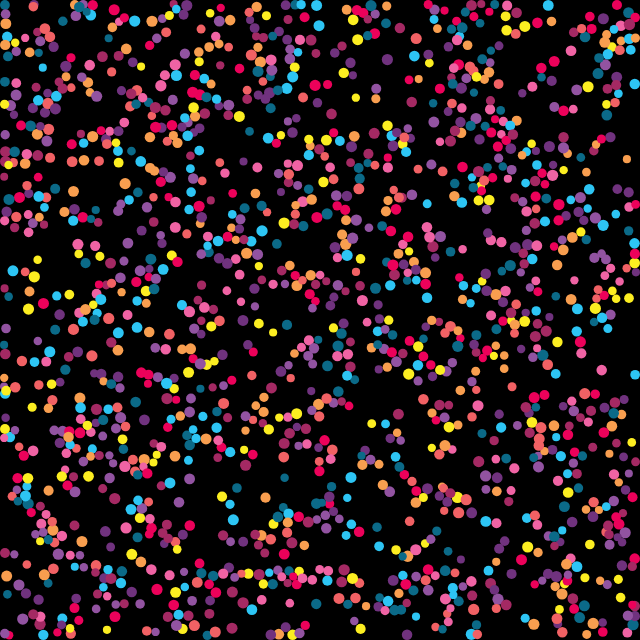
Frame 1 (no input)
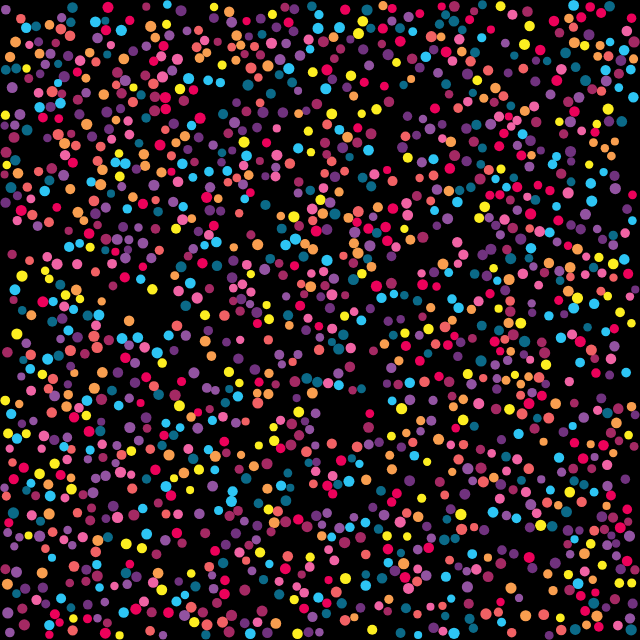
Frame 60 (no input)
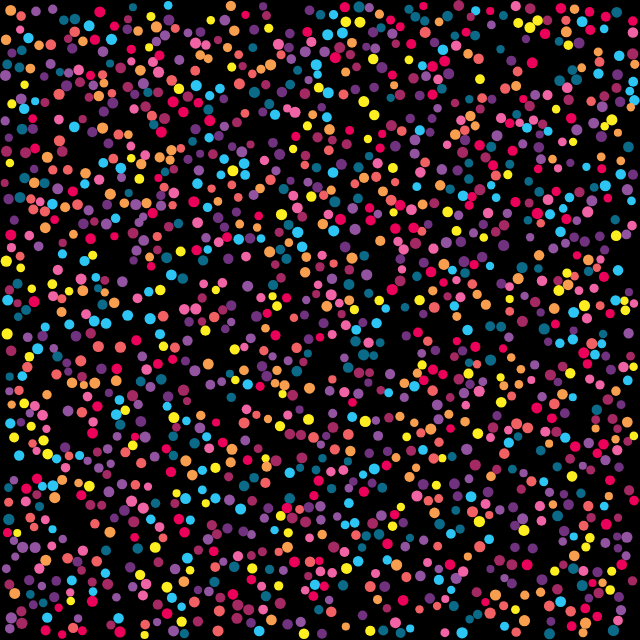
Frame 120 (the mouse pressed at the canvas centre since frame 60)

The p5.js sketch that drew these frames (run headless with seeded random() and noise() and a simulated clock; from frame 60 on, the mouse is pressed at the canvas centre):

// p5.js sketch
// ── sketch.js


let particles = [];

// Making sure pairs of particles are not checked twice
let checkedPairs = new Set();
let palette = [
  [11, 106, 136],
  [45, 197, 244],
  [112, 50, 126],
  [146, 83, 161],
  [164, 41, 99],
  [236, 1, 90],
  [240, 99, 164],
  [241, 97, 100],
  [248, 158, 79],
  [252, 238, 33],
];

function setup() {
  createCanvas(640, 640);
  for (let i = 0; i < 1500; i++) {
    let x = random(width);
    let y = random(height);
    let mass = random(4, 8);
    particles.push(new Particle(x, y, mass, i));
  }
}

function draw() {
  background(0);

  // Create a quadtree
  let boundary = new Rectangle(width / 2, height / 2, width, height);
  let qtree = new QuadTree(boundary, 4);
  checkedPairs.clear();

  // Insert all particles
  for (let particle of particles) {
    let point = new Point(particle.position.x, particle.position.y, particle);
    qtree.insert(point);
  }

  for (let i = 0; i < particles.length; i++) {
    let particleA = particles[i];
    let range = new Circle(
      particleA.position.x,
      particleA.position.y,
      particleA.r * 2
    );

    // Check only nearby particles based on quadtree
    let points = qtree.query(range);
    for (let point of points) {
      let particleB = point.userData;
      if (particleB !== particleA) {
        let idA = particleA.id;
        let idB = particleB.id;
        let pair = idA < idB ? `${idA},${idB}` : `${idB},${idA}`;
        if (!checkedPairs.has(pair)) {
          particleA.collide(particleB);
          checkedPairs.add(pair);
        }
      }
    }
  }

  for (let particle of particles) {
    particle.update();
    particle.edges();
    particle.show();
  }

  if (frameCount % 120 == 0) {
    console.log(frameRate());
  }
}

// ── particle.js


class Particle {
  constructor(x, y, mass, id) {
    this.position = createVector(x, y);
    this.velocity = p5.Vector.random2D();
    this.velocity.mult(random(0.1, 1));
    this.acceleration = createVector(0, 0);
    this.mass = mass;
    this.r = sqrt(this.mass) * 2;
    this.id = id;
    this.color = random(palette);
  }

  applyForce(force) {
    let f = force.copy();
    f.div(this.mass);
    this.acceleration.add(f);
  }

  // Method to update position
  update() {
    this.velocity.add(this.acceleration);
    this.position.add(this.velocity);
    this.acceleration.mult(0);
  }

  // Collision Detection and Resolution
  collide(other) {
    let impactVector = p5.Vector.sub(other.position, this.position);
    let d = impactVector.mag();
    if (d < this.r + other.r) {
      // Push the particles out so that they are not overlapping
      let overlap = d - (this.r + other.r);
      let dir = impactVector.copy();
      dir.setMag(overlap * 0.5);
      this.position.add(dir);
      other.position.sub(dir);

      // Correct the distance!
      d = this.r + other.r;
      impactVector.setMag(d);

      let mSum = this.mass + other.mass;
      let vDiff = p5.Vector.sub(other.velocity, this.velocity);
      // Particle A (this)
      let num = vDiff.dot(impactVector);
      let den = mSum * d * d;
      let deltaVA = impactVector.copy();
      deltaVA.mult((2 * other.mass * num) / den);
      this.velocity.add(deltaVA);
      // Particle B (other)
      let deltaVB = impactVector.copy();
      deltaVB.mult((-2 * this.mass * num) / den);
      other.velocity.add(deltaVB);
    }
  }

  // Bounce edges
  edges() {
    if (this.position.x > width - this.r) {
      this.position.x = width - this.r;
      this.velocity.x *= -1;
    } else if (this.position.x < this.r) {
      this.position.x = this.r;
      this.velocity.x *= -1;
    }

    if (this.position.y > height - this.r) {
      this.position.y = height - this.r;
      this.velocity.y *= -1;
    } else if (this.position.y < this.r) {
      this.position.y = this.r;
      this.velocity.y *= -1;
    }
  }

  // Method to display
  show() {
    noStroke();
    fill(this.color);
    circle(this.position.x, this.position.y, this.r * 2);
  }
}

// ── quadtree.js


class Point {
  constructor(x, y, userData) {
    this.x = x;
    this.y = y;
    this.userData = userData;
  }
}

class Rectangle {
  constructor(x, y, w, h) {
    this.x = x;
    this.y = y;
    this.w = w;
    this.h = h;
  }

  contains(point) {
    return (
      point.x >= this.x - this.w &&
      point.x <= this.x + this.w &&
      point.y >= this.y - this.h &&
      point.y <= this.y + this.h
    );
  }

  intersects(range) {
    return !(
      range.x - range.w > this.x + this.w ||
      range.x + range.w < this.x - this.w ||
      range.y - range.h > this.y + this.h ||
      range.y + range.h < this.y - this.h
    );
  }
}

// circle class for a circle shaped query
class Circle {
  constructor(x, y, r) {
    this.x = x;
    this.y = y;
    this.r = r;
    this.rSquared = this.r * this.r;
  }

  contains(point) {
    // check if the point is in the circle by checking if the euclidean distance of
    // the point and the center of the circle if smaller or equal to the radius of
    // the circle
    let d = Math.pow(point.x - this.x, 2) + Math.pow(point.y - this.y, 2);
    return d <= this.rSquared;
  }

  intersects(range) {
    var xDist = Math.abs(range.x - this.x);
    var yDist = Math.abs(range.y - this.y);

    // radius of the circle
    var r = this.r;

    var w = range.w;
    var h = range.h;

    var edges = Math.pow(xDist - w, 2) + Math.pow(yDist - h, 2);

    // no intersection
    if (xDist > r + w || yDist > r + h) return false;

    // intersection within the circle
    if (xDist <= w || yDist <= h) return true;

    // intersection on the edge of the circle
    return edges <= this.rSquared;
  }
}

class QuadTree {
  constructor(boundary, capacity) {
    if (!boundary) {
      throw TypeError("boundary is null or undefined");
    }
    if (!(boundary instanceof Rectangle)) {
      throw TypeError("boundary should be a Rectangle");
    }
    if (typeof capacity !== "number") {
      throw TypeError(
        `capacity should be a number but is a ${typeof capacity}`
      );
    }
    if (capacity < 1) {
      throw RangeError("capacity must be greater than 0");
    }
    this.boundary = boundary;
    this.capacity = capacity;
    this.points = [];
    this.divided = false;
  }

  subdivide() {
    let x = this.boundary.x;
    let y = this.boundary.y;
    let w = this.boundary.w / 2;
    let h = this.boundary.h / 2;

    let ne = new Rectangle(x + w, y - h, w, h);
    this.northeast = new QuadTree(ne, this.capacity);
    let nw = new Rectangle(x - w, y - h, w, h);
    this.northwest = new QuadTree(nw, this.capacity);
    let se = new Rectangle(x + w, y + h, w, h);
    this.southeast = new QuadTree(se, this.capacity);
    let sw = new Rectangle(x - w, y + h, w, h);
    this.southwest = new QuadTree(sw, this.capacity);

    this.divided = true;
  }

  insert(point) {
    if (!this.boundary.contains(point)) {
      return false;
    }

    if (this.points.length < this.capacity) {
      this.points.push(point);
      return true;
    }

    if (!this.divided) {
      this.subdivide();
    }

    if (
      this.northeast.insert(point) ||
      this.northwest.insert(point) ||
      this.southeast.insert(point) ||
      this.southwest.insert(point)
    ) {
      return true;
    }
  }

  query(range, found) {
    if (!found) {
      found = [];
    }

    if (!range.intersects(this.boundary)) {
      return found;
    }

    for (let p of this.points) {
      if (range.contains(p)) {
        found.push(p);
      }
    }
    if (this.divided) {
      this.northwest.query(range, found);
      this.northeast.query(range, found);
      this.southwest.query(range, found);
      this.southeast.query(range, found);
    }

    return found;
  }
}
